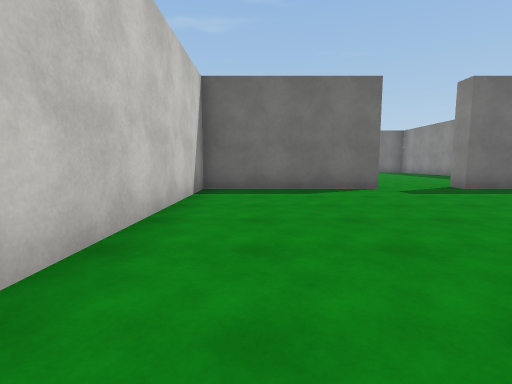
view 1 (above)

17 first-person views from a walk through a 3-D level made in the Unity game engine. The camera is 1.2 m above the floor, tilts 6° down and sees 85° across. The floor is counted in squares, 2 m on a side. Each view is taken from the middle of a square. On the plan, view 1 faces up. The plan holds only what a view shows up to about 9 squares ahead; the rest is blank. The place goes on beyond the plan. Surface patterns are stand-ins for the level's own textures.

view 2
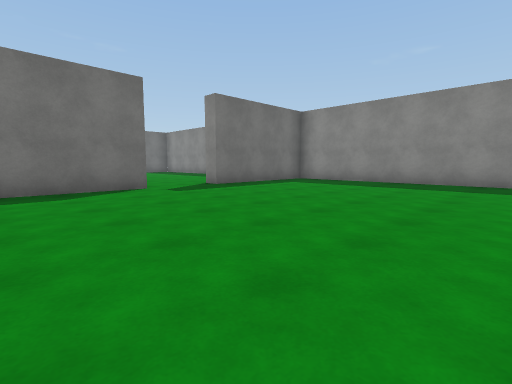

view 3
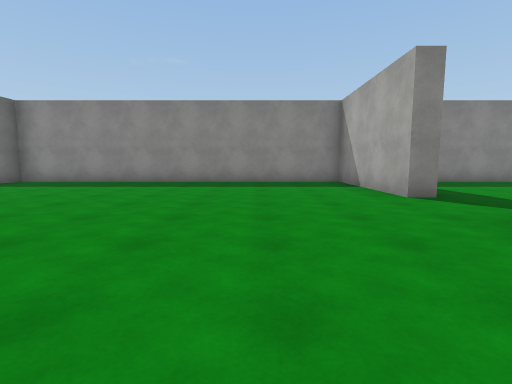

view 4
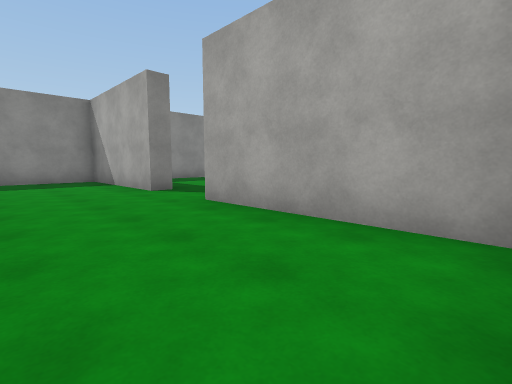

view 5
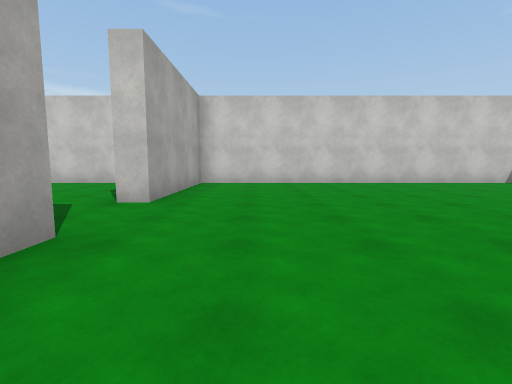

view 6
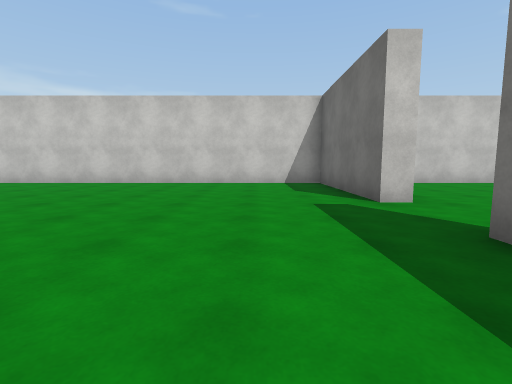

view 7
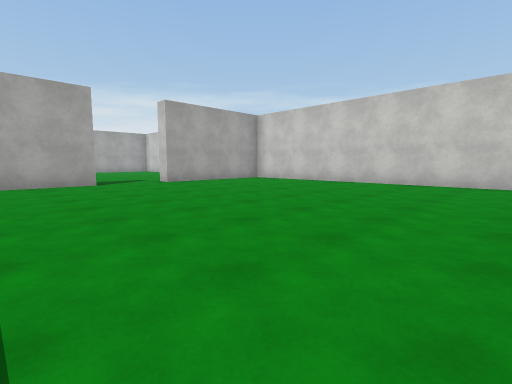

view 8
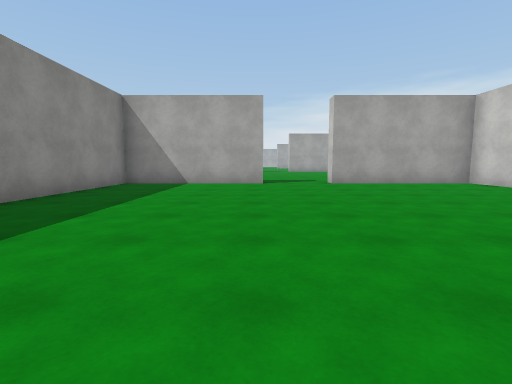

view 9
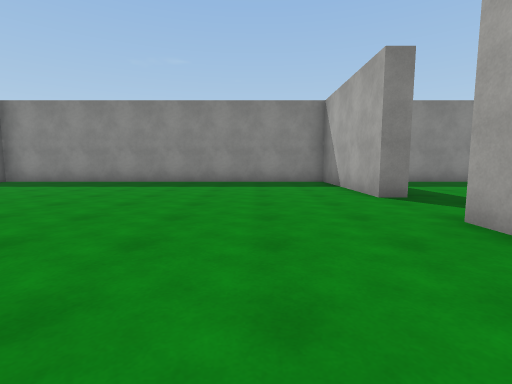

view 10
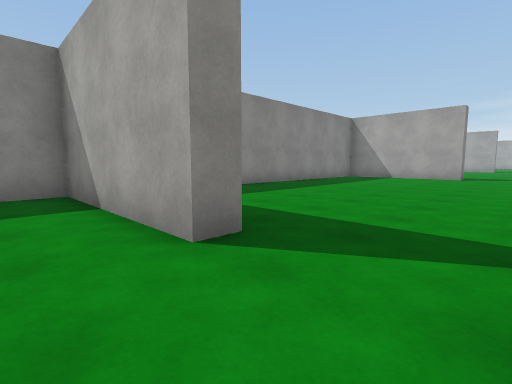

view 11
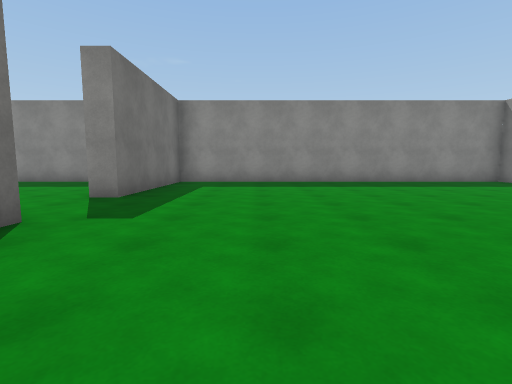

view 12
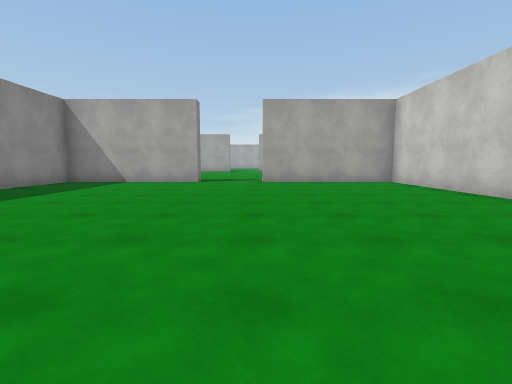

view 13
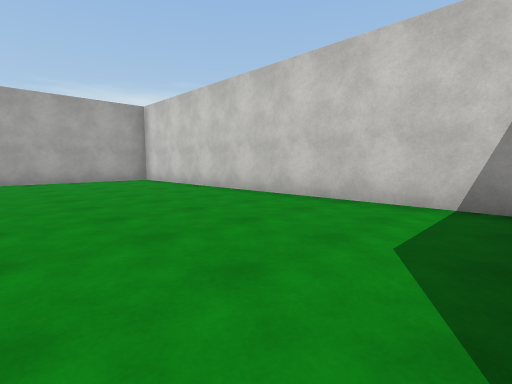

view 14
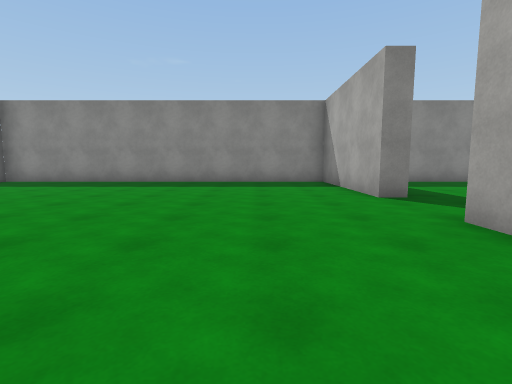

view 15
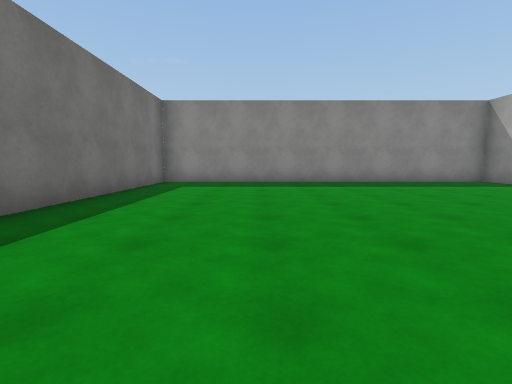

view 16
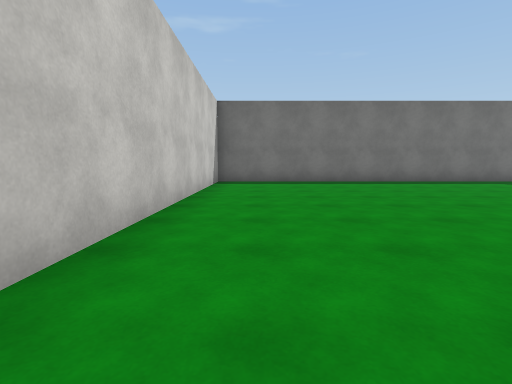

view 17
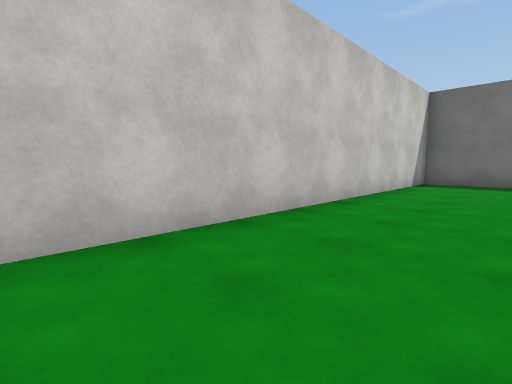

### Floor plan
Points are (right, up) in squares from view 1. A wall is a line through its corners. A room is listed if a view was taken in it or the views show most of it. See-through windows are left out.
Room 1 (views 1, 2, 3, 4, 5)
walls: (2.9, 6.4) (-1.2, 6.4) (-1.2, -3.6) (2.8, -3.6); (6.5, 6.4) (4.8, 6.4); (4.8, -3.6) (8.8, -3.6) (8.8, 6.4) (8, 6.4)
ways out: opening at (3.5, -4) to room 2; opening at (3.5, 7) to room 4
Room 2 (views 6, 7, 8, 9, 10)
walls: (4.8, -4.1) (4.8, -3.6); (2.8, -3.6) (2.8, -4.1) (-1.2, -4.1) (-1.2, -14.1) (2.8, -14.1) (2.8, -14.6); (4.8, -14.6) (4.8, -14.1) (8.8, -14.1) (8.8, -4.1)
ways out: opening at (3.5, -4) to room 1; opening at (3.5, -14) to room 3
Room 3 (views 11, 12, 13)
walls: (-1.2, -15.1) (-1.2, -24.6) (2.9, -24.6); (4.8, -24.6) (8.8, -24.6) (8.8, -14.6) (4.8, -14.6)
ways out: opening at (3.5, -14) to room 2; opening at (3.5, -25)
Room 4 (views 14, 15, 16, 17)
walls: (2.3, 6.9) (2.9, 6.9); (4.8, 6.4) (4.8, 6.9) (8.8, 6.9) (8.8, 16.9) (-1.2, 16.9) (-1.2, 8)
ways out: opening at (3.5, 7) to room 1

Where each view was taken, in squares from view 1:
view 1: 0 up, 0 right, facing up
view 2: 0 up, 0 right, facing up-right
view 3: 1 down, 0 right, facing right
view 4: 1 down, 1 left, facing down-right
view 5: 2 down, 7 right, facing left
view 6: 6 down, 7 right, facing left
view 7: 6 down, 7 right, facing down-left
view 8: 6 down, 5 right, facing down
view 9: 12 down, 0 right, facing right
view 10: 13 down, 3 right, facing down-right
view 11: 17 down, 0 right, facing right
view 12: 16 down, 3 right, facing down
view 13: 15 down, 3 right, facing down-left
view 14: 9 up, 0 right, facing right
view 15: 14 up, 0 right, facing right
view 16: 8 up, 0 right, facing up
view 17: 8 up, 1 right, facing up-left
